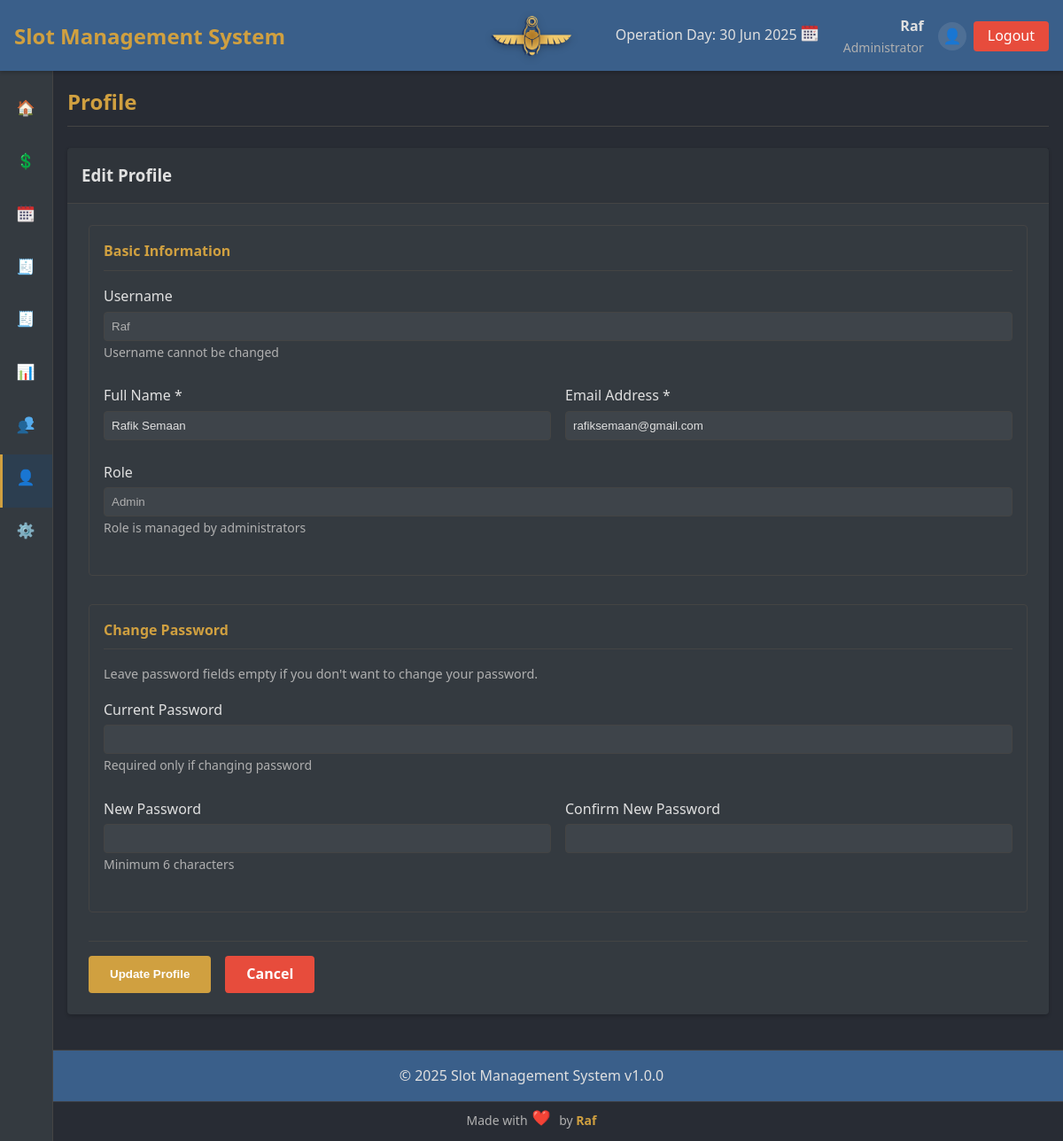
The page /index.php?page=profile&action=edit (signed in) on the database its author committed.
### tables this page shows
CREATE TABLE `users` (
  `id` int NOT NULL AUTO_INCREMENT,
  `username` varchar(50) NOT NULL,
  `password` varchar(255) NOT NULL,
  `name` varchar(100) NOT NULL,
  `email` varchar(100) NOT NULL,
  `role` enum('admin','editor','viewer') NOT NULL,
  `status` enum('Active','Inactive','Maintenance','Reserved') NOT NULL DEFAULT 'Active',
  `created_at` timestamp NULL DEFAULT CURRENT_TIMESTAMP,
  `updated_at` timestamp NULL DEFAULT CURRENT_TIMESTAMP ON UPDATE CURRENT_TIMESTAMP,
  PRIMARY KEY (`id`),
  UNIQUE KEY `username` (`username`),
  UNIQUE KEY `email` (`email`)
);

### pages/profile/edit.php (the view, shortened to what this page needs)
<?php
try {
    $stmt = $conn->prepare("SELECT * FROM users WHERE id = ?");
    $stmt->execute([$_SESSION['user_id']]);
    $user = $stmt->fetch(PDO::FETCH_ASSOC);
} catch (PDOException $e) {
    $error = "Database error: " . $e->getMessage();
}
?>
<div class="profile-edit fade-in">
    <div class="card">
        <div class="card-header">
            <h3>Edit Profile</h3>
        </div>
        <div class="card-body">
            <form method="POST" class="profile-form" onsubmit="return validateProfileForm(this)">
                <div class="form-section">
                    <h4>Basic Information</h4>
                    <div class="form-group">
                        <label for="username">Username</label>
                        <input type="text" id="username" name="username" class="form-control"
                               value="<?php echo htmlspecialchars($user['username']); ?>" disabled>
                        <small class="form-text">Username cannot be changed</small>
                    </div>
                    <div class="row">
                        <div class="col">
                            <div class="form-group">
                                <label for="name">Full Name *</label>
                                <input type="text" id="name" name="name" class="form-control"
                                       value="<?php echo htmlspecialchars($user['name']); ?>" required>
                            </div>
                        </div>
                        <div class="col">
                            <div class="form-group">
                                <label for="email">Email Address *</label>
                                <input type="email" id="email" name="email" class="form-control"
                                       value="<?php echo htmlspecialchars($user['email']); ?>" required>
                            </div>
                        </div>
                    </div>
                    <div class="form-group">
                        <label for="role">Role</label>
                        <input type="text" id="role" name="role" class="form-control"
                               value="<?php echo ucfirst($user['role']); ?>" disabled>
                        <small class="form-text">Role is managed by administrators</small>
                    </div>
                </div>
                <div class="form-section">
                    <h4>Change Password</h4>
                    <p class="form-description">Leave password fields empty if you don't want to change your password.</p>
                    <div class="form-group">
                        <label for="current_password">Current Password</label>
                        <input type="password" id="current_password" name="current_password" class="form-control">
                        <small class="form-text">Required only if changing password</small>
                    </div>
                    <div class="row">
                        <div class="col">
                            <div class="form-group">
                                <label for="new_password">New Password</label>
                                <input type="password" id="new_password" name="new_password" class="form-control" minlength="6">
                                <small class="form-text">Minimum 6 characters</small>
                            </div>
                        </div>
                        <div class="col">
                            <div class="form-group">
                                <label for="confirm_password">Confirm New Password</label>
                                <input type="password" id="confirm_password" name="confirm_password" class="form-control" minlength="6">
                            </div>
                        </div>
                    </div>
                </div>
                <div class="form-actions">
                    <button type="submit" class="btn btn-primary">Update Profile</button>
                    <a href="index.php?page=profile" class="btn btn-danger">Cancel</a>
                </div>
            </form>
        </div>
    </div>
</div>

### assets/css/styles.css (style rules this page uses)
:root { --primary-color: #3a5f8a; --secondary-color: #d0a040; --accent-color: #e74c3c; --dark-bg: #282c34; --light-bg: #343a40; --text-light: #e0e0e0; --text-muted: #b0b0b0; --success-color: #2ecc71; --warning-color: #f39c12; --danger-color: #e74c3c; --border-color: #444444; --spacing-xs: 0.25rem; --spacing-sm: 0.5rem; --spacing-md: 1rem; --spacing-lg: 1.5rem; --spacing-xl: 2rem; --font-xs: 0.75rem; --font-sm: 0.875rem; --font-md: 1rem; --font-lg: 1.25rem; --font-xl: 1.5rem; --font-xxl: 2rem; --border-radius: 4px; --box-shadow: 0 2px 4px rgba(0, 0, 0, 0.2); --transition-speed: 0.3s; --sidebar-width-expanded: 250px; --sidebar-width-collapsed: 60px; }
* { margin: 0; padding: 0; box-sizing: border-box; }
body { font-family: 'Segoe UI', Tahoma, Geneva, Verdana, sans-serif; background-color: var(--dark-bg); color: var(--text-light); line-height: 1.6; padding-top: 80px; }
a { color: var(--secondary-color); text-decoration: none; transition: color var(--transition-speed); }
.form-group { margin-bottom: var(--spacing-lg); }
label { display: block; margin-bottom: var(--spacing-xs); color: var(--text-light); }
.form-control { width: 100%; padding: var(--spacing-sm); background-color: rgba(255, 255, 255, 0.05); border: 1px solid var(--border-color); border-radius: var(--border-radius); color: var(--text-light); transition: border-color var(--transition-speed); }
.btn { display: inline-block; padding: var(--spacing-sm) var(--spacing-lg); border: none; border-radius: var(--border-radius); cursor: pointer; font-weight: bold; text-align: center; transition: all var(--transition-speed); }
.btn-primary { background-color: var(--secondary-color); color: white; }
.btn-danger { background-color: var(--danger-color); color: white; }
.card { background-color: var(--light-bg); border-radius: var(--border-radius); box-shadow: var(--box-shadow); margin-bottom: var(--spacing-lg); }
.card-header { padding: var(--spacing-md); border-bottom: 1px solid var(--border-color); background-color: rgba(0, 0, 0, 0.1); }
.card-body { padding: var(--spacing-lg); }
.row { display: flex; flex-wrap: wrap; margin: 0 -0.5rem; }
.col { flex: 1; padding: 0 0.5rem; }
.form-section { margin-bottom: 2rem; padding: 1rem; border: 1px solid var(--border-color); border-radius: var(--border-radius); }
.form-section h4 { margin-bottom: 1rem; color: var(--secondary-color); border-bottom: 1px solid var(--border-color); padding-bottom: 0.5rem; }
.form-actions { margin-top: 2rem; padding-top: 1rem; border-top: 1px solid var(--border-color); display: flex; gap: 1rem; }
.form-description { color: var(--text-muted); font-size: 0.9rem; margin-bottom: 1rem; }
.form-text { color: var(--text-muted); font-size: 0.875rem; margin-top: 0.25rem; }
input[disabled] { background-color: rgba(255, 255, 255, 0.05); color: var(--text-muted); cursor: not-allowed; }
.fade-in { animation: fadeIn var(--transition-speed); }

### rows shown on the page
users: username "Raf", name "Rafik Semaan", email "rafiksemaan@gmail.com", role "Admin"

### other values the page prints
$app_name "Slot Management System"
$_SESSION['username'] "Raf"
$user_roles[$_SESSION['user_role']] "Administrator"
$app_version "1.0.0"
